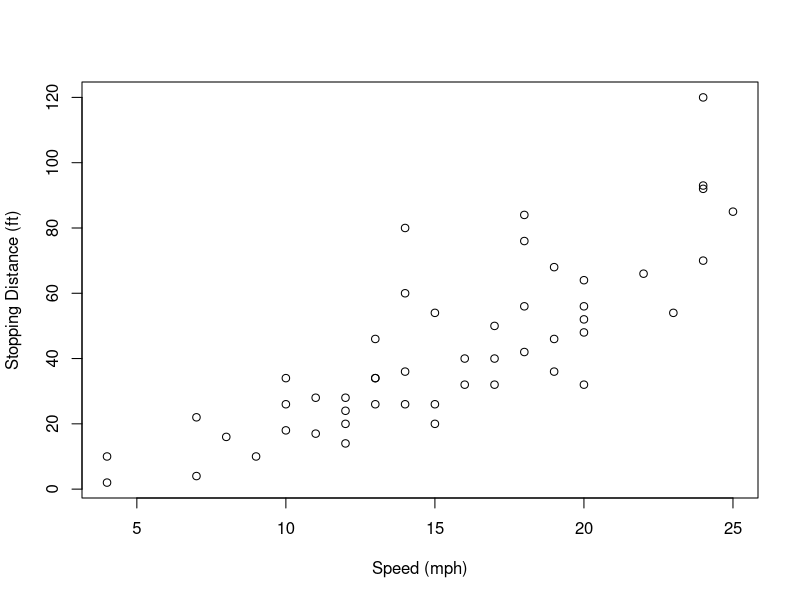

Write the R code that produced this figure.
###############
# Create a simple scatter plot of cars speed and stopping distances
# Christopher Gandrud
# 6 January 2012
###############

plot(x = cars$speed, y = cars$dist,
     xlab = "Speed (mph)",
     ylab = "Stopping Distance (ft)"
     )